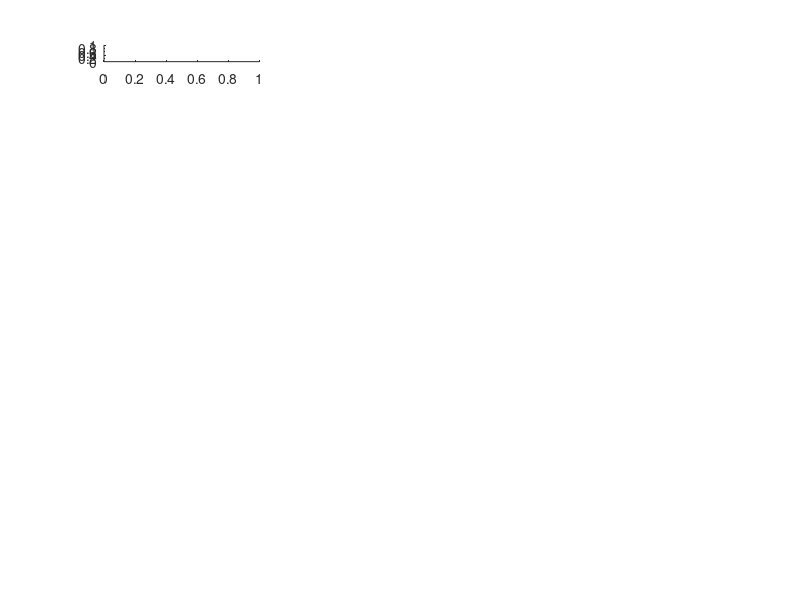

The MATLAB source for this figure: (Note: this script raises an error after producing the figure.)
clear all;
close all;
fileNames = [];
for i=1:2
    for j=1:5
        for k=0:9
            subplot(10,3,k*3+1)
            [x,Fs]=audioread("Osoba"+i+"/c"+k+"pjjjj_s0"+j+".wav");
            plot(x);
            subplot(10,3,k*3+2)
            energie=[];
            for m = 1:400:length(x)
                step=399;
                if m+399 > length(x)
                    step=length(x)-m;
                end
                energie=[energie,(sum((x(m:1:m+step)).^2))];            
            end
            plot(energie);
            subplot(10,3,k*3+3)
            spectrogram(x,'yaxis');
        end
        pause;
    end
end
